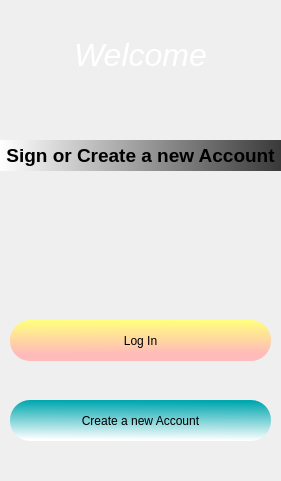
  <widget class="QWidget" name="widget_welcome" native="true">
   <property name="geometry">
    <rect>
     <x>350</x>
     <y>30</y>
     <width>281</width>
     <height>481</height>
    </rect>
   </property>
   <widget class="QLabel" name="label">
    <property name="geometry">
     <rect>
      <x>0</x>
      <y>30</y>
      <width>281</width>
      <height>51</height>
     </rect>
    </property>
    <property name="styleSheet">
     <string notr="true">color: rgb(255, 255, 255);</string>
    </property>
    <property name="text">
     <string>&lt;html&gt;&lt;head/&gt;&lt;body&gt;&lt;p align=&quot;center&quot;&gt;&lt;span style=&quot; font-size:24pt; font-style:italic;&quot;&gt;Welcome&lt;/span&gt;&lt;/p&gt;&lt;/body&gt;&lt;/html&gt;</string>
    </property>
   </widget>
   <widget class="QPushButton" name="w_login">
    <property name="geometry">
     <rect>
      <x>10</x>
      <y>320</y>
      <width>261</width>
      <height>41</height>
     </rect>
    </property>
    <property name="cursor">
     <cursorShape>PointingHandCursor</cursorShape>
    </property>
    <property name="mouseTracking">
     <bool>true</bool>
    </property>
    <property name="toolTip">
     <string/>
    </property>
    <property name="styleSheet">
     <string notr="true">QPushButton#w_login{
background-color: qlineargradient(spread:pad, x1:0.489, y1:0.0113636, x2:0.5, y2:1, stop:0 rgba(255, 255, 127, 255), stop:0.829545 rgba(255, 186, 186, 255));
border-radius:20px;
font: 20pt &quot;Arial Unicode MS&quot;;
}
QPushButton#w_login:pressed{
padding-left:5px;
padding-top:5px;
}</string>
    </property>
    <property name="text">
     <string>Log In</string>
    </property>
   </widget>
   <widget class="QLabel" name="label_2">
    <property name="geometry">
     <rect>
      <x>0</x>
      <y>140</y>
      <width>281</width>
      <height>31</height>
     </rect>
    </property>
    <property name="styleSheet">
     <string notr="true">background-color: qlineargradient(spread:pad, x1:1, y1:0.551, x2:0, y2:0.545455, stop:0 rgba(57, 57, 57, 255), stop:1 rgba(255, 255, 255, 255));
</string>
    </property>
    <property name="text">
     <string>&lt;html&gt;&lt;head/&gt;&lt;body&gt;&lt;p align=&quot;center&quot;&gt;&lt;span style=&quot; font-size:14pt; font-weight:700;&quot;&gt;Sign or Create a new Account&lt;/span&gt;&lt;/p&gt;&lt;/body&gt;&lt;/html&gt;</string>
    </property>
   </widget>
   <widget class="QPushButton" name="w_register">
    <property name="geometry">
     <rect>
      <x>10</x>
      <y>400</y>
      <width>261</width>
      <height>41</height>
     </rect>
    </property>
    <property name="cursor">
     <cursorShape>PointingHandCursor</cursorShape>
    </property>
    <property name="mouseTracking">
     <bool>true</bool>
    </property>
    <property name="toolTip">
     <string/>
    </property>
    <property name="styleSheet">
     <string notr="true">QPushButton#w_register{
border-radius:20px;
font: 14pt &quot;Arial Unicode MS&quot;;
background-color: qlineargradient(spread:pad, x1:0.506, y1:0.0227273, x2:0.472, y2:0.977273, stop:0 rgba(0, 167, 175, 255), stop:1 rgba(255, 255, 255, 255));
border-color: rgb(0, 0, 0);
}
QPushButton#w_register:pressed{
padding-left:5px;
padding-top:5px;
}</string>
    </property>
    <property name="text">
     <string>Create a new Account</string>
    </property>
   </widget>
  </widget>
